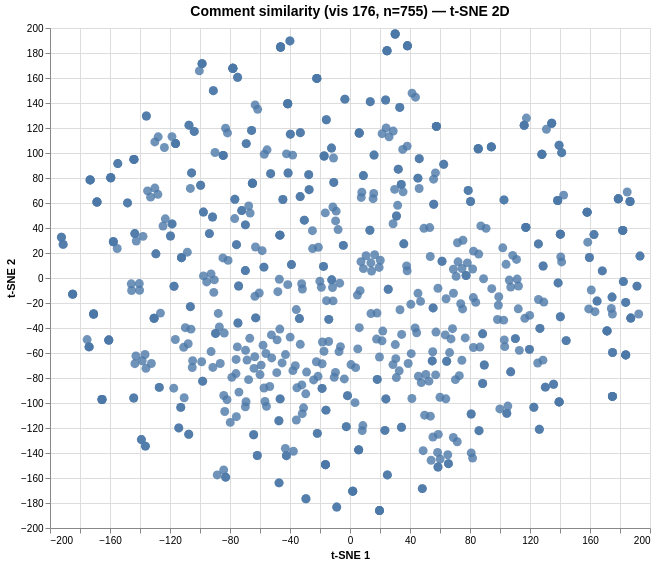

The Vega-Lite source for this figure:
### Vega specification from a JSON file in a GitHub repository (floating-point values rounded to 4 significant figures; data arrays with more than 128 entries replaced by an {"elided": "..."} marker saying what was removed)
{"$schema": "https://vega.github.io/schema/vega/v6.json", "data": [{"name": "param_1e9efca18e7a2868_store"}, {"name": "source_0", "values": {"elided": "755 records"}}, {"name": "source_0_x_domain_dim_1", "values": [{"min": -192.4, "max": 193.3}]}, {"name": "source_0_y_domain_dim_2", "values": [{"min": -186.0, "max": 195.2}]}], "signals": [{"name": "unit", "value": {}, "on": [{"events": "pointermove", "update": "isTuple(group()) ? group() : unit"}]}, {"name": "param_1e9efca18e7a2868", "update": "vlSelectionResolve(\"param_1e9efca18e7a2868_store\", \"union\")"}, {"name": "param_1e9efca18e7a2868_dim_1", "on": [{"events": [{"source": "view", "type": "dblclick"}], "update": "null"}, {"events": {"signal": "param_1e9efca18e7a2868_translate_delta"}, "update": "panLinear(param_1e9efca18e7a2868_translate_anchor.extent_x, -param_1e9efca18e7a2868_translate_delta.x / width)"}, {"events": {"signal": "param_1e9efca18e7a2868_zoom_delta"}, "update": "zoomLinear(domain(\"x\"), param_1e9efca18e7a2868_zoom_anchor.x, param_1e9efca18e7a2868_zoom_delta)"}]}, {"name": "param_1e9efca18e7a2868_dim_2", "on": [{"events": [{"source": "view", "type": "dblclick"}], "update": "null"}, {"events": {"signal": "param_1e9efca18e7a2868_translate_delta"}, "update": "panLinear(param_1e9efca18e7a2868_translate_anchor.extent_y, param_1e9efca18e7a2868_translate_delta.y / height)"}, {"events": {"signal": "param_1e9efca18e7a2868_zoom_delta"}, "update": "zoomLinear(domain(\"y\"), param_1e9efca18e7a2868_zoom_anchor.y, param_1e9efca18e7a2868_zoom_delta)"}]}, {"name": "param_1e9efca18e7a2868_tuple", "on": [{"events": [{"signal": "param_1e9efca18e7a2868_dim_1 || param_1e9efca18e7a2868_dim_2"}], "update": "param_1e9efca18e7a2868_dim_1 && param_1e9efca18e7a2868_dim_2 ? {unit: \"\", fields: param_1e9efca18e7a2868_tuple_fields, values: [param_1e9efca18e7a2868_dim_1,param_1e9efca18e7a2868_dim_2]} : null"}]}, {"name": "param_1e9efca18e7a2868_tuple_fields", "value": [{"field": "dim_1", "channel": "x", "type": "R"}, {"field": "dim_2", "channel": "y", "type": "R"}]}, {"name": "param_1e9efca18e7a2868_translate_anchor", "value": {}, "on": [{"events": [{"source": "scope", "type": "pointerdown"}], "update": "{x: x(unit), y: y(unit), extent_x: domain(\"x\"), extent_y: domain(\"y\")}"}]}, {"name": "param_1e9efca18e7a2868_translate_delta", "value": {}, "on": [{"events": [{"source": "window", "between": [{"source": "scope", "type": "pointerdown"}, {"source": "window", "type": "pointerup"}], "type": "pointermove", "consume": true}], "update": "{x: param_1e9efca18e7a2868_translate_anchor.x - x(unit), y: param_1e9efca18e7a2868_translate_anchor.y - y(unit)}"}]}, {"name": "param_1e9efca18e7a2868_zoom_anchor", "on": [{"events": [{"source": "scope", "consume": true, "type": "wheel"}], "update": "{x: invert(\"x\", x(unit)), y: invert(\"y\", y(unit))}"}]}, {"name": "param_1e9efca18e7a2868_zoom_delta", "on": [{"events": [{"source": "scope", "type": "wheel", "consume": true}], "update": "pow(1.001, event.deltaY * pow(16, event.deltaMode))", "force": true}]}, {"name": "param_1e9efca18e7a2868_modify", "on": [{"events": {"signal": "param_1e9efca18e7a2868_tuple"}, "update": "modify(\"param_1e9efca18e7a2868_store\", param_1e9efca18e7a2868_tuple, true)"}]}], "marks": [{"type": "symbol", "name": "marks", "from": {"data": "source_0"}, "encode": {"update": {"tooltip": {"signal": "{\"Comment #\": format(datum[\"index\"], \"\"), \"Comment\": isValid(datum[\"comment\"]) ? datum[\"comment\"] : \"\"+datum[\"comment\"]}"}, "shape": {"value": "circle"}, "x": {"field": "dim_1", "scale": "x"}, "opacity": {"value": 0.8}, "fill": {"value": "#4c78a8"}, "y": {"field": "dim_2", "scale": "y"}, "size": {"value": 80}}}, "clip": true, "interactive": true, "style": ["circle"]}], "scales": [{"name": "x", "type": "linear", "domain": [{"signal": "(data(\"source_0_x_domain_dim_1\")[0] || {}).min"}, {"signal": "(data(\"source_0_x_domain_dim_1\")[0] || {}).max"}], "range": [0, {"signal": "width"}], "domainRaw": {"signal": "param_1e9efca18e7a2868[\"dim_1\"]"}, "nice": true, "zero": true}, {"name": "y", "type": "linear", "domain": [{"signal": "(data(\"source_0_y_domain_dim_2\")[0] || {}).min"}, {"signal": "(data(\"source_0_y_domain_dim_2\")[0] || {}).max"}], "range": [{"signal": "height"}, 0], "zero": true, "domainRaw": {"signal": "param_1e9efca18e7a2868[\"dim_2\"]"}, "nice": true}], "axes": [{"scale": "x", "maxExtent": 0, "tickCount": {"signal": "ceil(width/40)"}, "orient": "bottom", "gridScale": "y", "grid": true, "labels": false, "minExtent": 0, "zindex": 0, "ticks": false, "aria": false, "domain": false}, {"scale": "y", "grid": true, "tickCount": {"signal": "ceil(height/40)"}, "domain": false, "ticks": false, "maxExtent": 0, "minExtent": 0, "zindex": 0, "orient": "left", "labels": false, "gridScale": "x", "aria": false}, {"scale": "x", "labelFlush": true, "labelOverlap": true, "orient": "bottom", "title": "t-SNE 1", "tickCount": {"signal": "ceil(width/40)"}, "zindex": 0, "grid": false}, {"scale": "y", "grid": false, "title": "t-SNE 2", "orient": "left", "labelOverlap": true, "zindex": 0, "tickCount": {"signal": "ceil(height/40)"}}], "title": {"text": "Comment similarity (vis 176, n=755) — t-SNE 2D", "frame": "group", "fontSize": 14}, "height": 500, "padding": 5, "style": "cell", "width": 600, "background": "white"}
